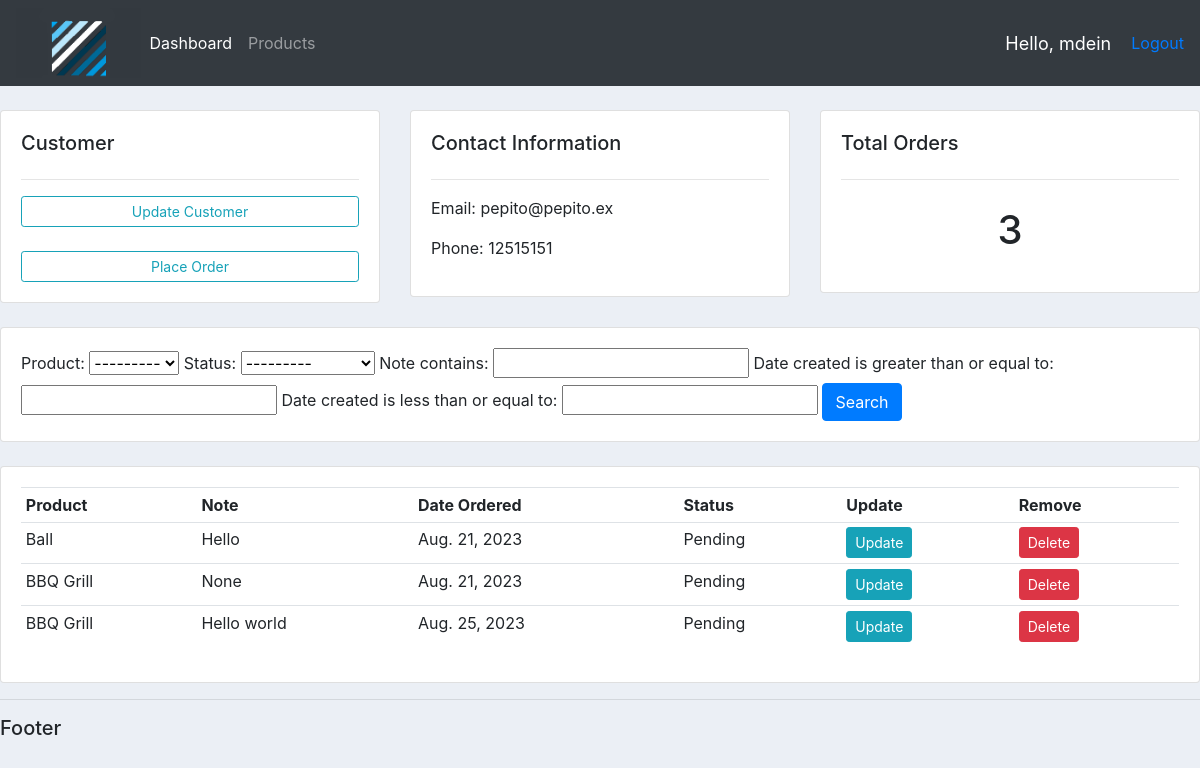
Page /customer/1 (signed in) on the committed database.
### accounts/models.py (models this page shows, shortened)
class Customer (models.Model):
    user = models.OneToOneField(User, null=True, blank=True, on_delete=models.CASCADE)
    name = models.CharField (max_length=200,null=True)
    phone = models.CharField (max_length=200,null=True)
    email = models.EmailField (max_length=200,null=True)
    profile_pic = models.ImageField (default= 'avatar1.png', null=True, blank=True)
    date_created = models.DateField (auto_now_add=True,null=True)

class Order (models.Model):
    STATUS = (
        ('Pending', 'Pending'),
        ('Out of delivery', 'Out of delivery'),
        ('Delivered', 'Delivered'),
    )
    customer = models.ForeignKey(Customer, null=True, on_delete=models.SET_NULL)
    product =  models.ForeignKey(Product, null=True, on_delete=models.SET_NULL)
    date_created = models.DateField (auto_now_add=True,null=True)
    status = models.CharField (max_length=200,null=True, choices=STATUS) #CADA VEZ QUE CREO UNA ORDEN TIENE UN MENÚ DESPLEGABLE CON LAS OPCIONES STATUS
    note = models.CharField (max_length=200,null=True)

class Product(models.Model):
    CATEGORY = (
        ('Indoor', 'Indoor'),
        ('Out Door', 'Out Door'),
    )
    name = models.CharField (max_length=200,null=True)
    price = models.FloatField(null=True)
    category = models.CharField (max_length=200,null=True, choices = CATEGORY)
    description = models.CharField (max_length=200,null=True, blank=True)
    date_created = models.DateField (auto_now_add=True,null=True)
    tags = models.ManyToManyField(Tag)
    def __str__(self):
        return self.name

### accounts/decorators.py (the view)
        def wrapper_func(request, *args, **kwargs):
            group = None
            if request.user.groups.exists():
                group = request.user.groups.all()[0].name
            if group in allowed_roles:
                return view_func(request, *args, **kwargs)
            else:
                return HttpResponse('You are not allowed to view this page')

### accounts/views.py (called while the page is built)
@login_required(login_url='login')
@allowed_users(allowed_roles=['admin'])
def customer (request, pk):
    customer = Customer.objects.get(id=pk)
    orders = customer.order_set.all()
    order_count = orders.count()
    myFilter = OrderFilter(request.GET, queryset=orders)
    orders = myFilter.qs
    context = {'customer': customer, 'orders': orders, 'order_count': order_count, 'myFilter': myFilter}
    return render (request, 'accounts/customer.html', context)

### accounts/templates/accounts/customer.html
{% extends 'accounts/main.html' %}
{% block content %}
<br>
<div class ="row">
    <div class="col-md">
        <div class="card card-body">
            <h5>Customer</h5>
            <hr>
            <a class="btn btn-outline-info btn-sm btn block" href="">Update Customer</a>
            <br>
            <a class="btn btn-outline-info btn-sm btn block" href="{%url 'create_order' customer.id%}">Place Order </a>
        </div>
    </div>
    <div class="col-md">
        <div class="card card-body">
            <h5> Contact Information</h5>
            <hr>
            <p>Email: {{customer.email}}</p>
            <p>Phone: {{customer.phone}}</p>
        </div>
    </div>
    <div class="col-md">
        <div class="card card-body">
            <h5>Total Orders</h5>
            <hr>
            <h1 style="text-align: center; padding: 10px">{{order_count}}</h1>
        </div>
    </div>
</div>
<br>
<div class ="row">
    <div class="col">
        <div class="card card-body">
            <form method="get">
                {{myFilter.form}}
            <button class="btn btn-primary" type="submit">Search</button>
            </form>
        </div>
    </div>
</div>
<br>
<div class ="row">
    <div class="col-md">
        <div class="card card-body">
            <table class="table table-sm">
                <tr>
                    <th>Product</th>
                    <th>Note</th>
                    <th>Date Ordered</th>
                    <th>Status</th>
                    <th>Update</th>
                    <th>Remove</th>
                </tr>
                {%for order in orders%}
            <tr>
                <td>{{order.product}}</td>
                <td>{{order.note}}</td>
                <td>{{order.date_created}}</td>
                <td>{{order.status}}</td>
                <td><a class="btn btn-sm btn-info" href="{%url 'update_order' order.id%}"> Update</a></td>
                    <td><a class="btn btn-sm btn-danger" href="{%url 'delete_order' order.id%}"> Delete</a></td>
            </tr>
                {%endfor%}
            </table>
        </div>
    </div>
</div>
            {% endblock %}

### accounts/templates/accounts/navbar.html (shortened to what this page needs)
{% load static %}
<nav class="navbar navbar-expand-lg navbar-dark bg-dark">
    <img src ="{% static 'images/logo.png' %}" style="height: 70px">
    <div class="collapse navbar-collapse" id="navbarNav">
      <ul class="navbar-nav">
        {% if request.user.is_staff %}
        <li class="nav-item active">
          <a class="nav-link" href="{% url 'home' %}">Dashboard</a>
        </li>
        <li class="nav-item">
          <a class="nav-link" href="{% url 'products' %}">Products</a>
        </li>
        {%else%}
        <li class="nav-item">
          <a class="nav-link" href="{% url 'account' %}">Settings</a>
        </li>
        {%endif%}
      </ul>
    </div>
  <span class="hello-msg"> Hello, {{request.user}} </span>
  <span> <a href="{%url 'logout' %}"> Logout </a> </span>
  </nav>

### static/css/main.css (style rules this page uses)
body { background-color: #ebeff5; }

### accounts/templates/accounts/navbar.html (style rules this page uses)
.hello-msg { font-size:18px; color: #fff; margin-right:20px; }

### rows in the picture
Customer: email "pepito@pepito.ex", phone "12515151"
Order: product "Ball", note "Hello", date_created "Aug. 21, 2023", status "Pending"
Order: product "BBQ Grill", note "None", date_created "Aug. 21, 2023", status "Pending"
Order: product "BBQ Grill", note "Hello world", date_created "Aug. 25, 2023", status "Pending"

### other values in the picture
{{ request.user }} "mdein"
{{ order_count }} "3"
